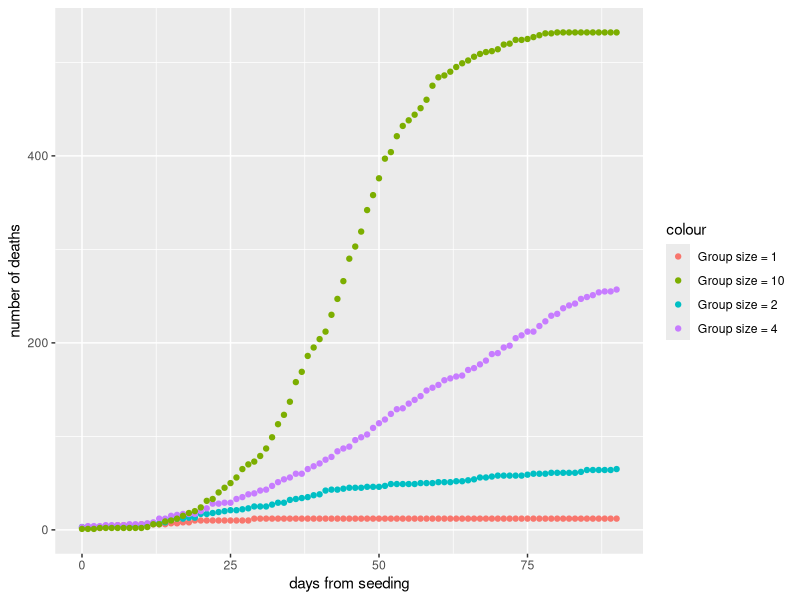

Reproduce this figure in R. (Note: this script raises an error after producing the figure.)
#######
#covid simulation model JAM April 2020

#open required libraries
library(data.table)
library(tidyverse)
library(gridExtra)

#to prevent timezone error messages
options(tz = "Europe/London")
Sys.setenv(TZ="Europe/London")

'%ni%' <- Negate('%in%')  # define 'not in' func
options(scipen=999)  # prevents printing scientific notations.


#function to take median (test_med) and nth quantile (default = 0.95) (test_quant) and return sd parameter for lognormal distribution
sdlog <- function(test_med, test_quant, nth = 0.95)
{result<-((sqrt(2)*(qnorm(nth))/sqrt(2))^-1)*log(test_quant/test_med)
return(result)}

#function to calculate mean of lognormal distribution from meanlog and sdlog
test_mean <- function(x,y) exp(x+(y^2/2))

#function to make new cases
make_cases <- function(incm, inc95, infm, inf95, ncases = 1, asy = 0.179, mort = 0.0066){
  incubation <- round(rlnorm(ncases, log(incm), sdlog(incm, inc95)),0)
  infective <- round(rlnorm(ncases, log(infm), sdlog(infm, inf95)),0)
  asymptomatic <- runif(ncases) < asy
  died <- runif(ncases) < mort
  result <- data.table(incubation, infective, asymptomatic, died)
  return(result)
}
#function to simulate population and calculate SEIR results
simulate_population <- function(pop_size = 100000,   #population size
                                inc_med = 4, inc_95 = 7, #incubation period, median and 95th centile
                                inf_med = 5, inf_95 = 10,  #infectious period, median and 95th centile
                                asymp = 0.179,  #proportion asymptomatic
                                ifr = 0.0066,  #IFR
                                r0 = 2.5,  #R0
                                r0_psup = 1.5,  #R0 with partial suppression (e.g. key workers)
                                r0_sup = 0.5,  #R0_suppressed
                                r0_group = 3,  #R0 within groups
                                gr_size = 4,  #set group size
                                prop_sup = 0.9,  #proportion of population fully suppressing
                                prop_psup = 0.1,  #proportion of partially suppressing
                                last_day = 90,  # how many days to simulate
                                seed_numb = 1000  #starting population (seeding)
                                )
{
  #generate populations - all, unsupressed, partially supressed
  if((prop_psup+prop_sup)>1){
    stop("proportion supressed and partially suppressed must be <= 1")
  }
  all_pop <- 1:pop_size
  psup_pop <- sample(all_pop,pop_size*prop_psup)
  unsup_pop <- sample(all_pop[all_pop %ni% psup_pop],(1-(prop_sup+prop_psup))*pop_size)
  sup_pop <- all_pop[all_pop %ni% c(psup_pop,unsup_pop)]
  
  #mean infectious period
  inf_mean <- test_mean(log(inf_med),sdlog(inf_med, inf_95))
  
  #daily infection transmission
  r0_daily <- r0/inf_mean
  
  #daily infection transmission - suppressed group
  r0_daily_psup <- r0_psup/inf_mean
  
  #daily infection transmission - suppressed group
  r0_daily_sup <- r0_sup/inf_mean
  
  #daily infection transmission - within group
  r0_daily_group <- r0_group/inf_mean
  
  #vector of case id's for new cases
  seed_cases <- sample(1:pop_size,seed_numb)
  
  #make data.table of case numbers and initial cases with start day as exponentially distributed prior to day 0 and result of make cases
  cases <- make_cases(inc_med,inc_95,inf_med,inf_95,seed_numb)
  days_into = rexp(seed_numb, 0.1) 
  incubating = days_into < cases$incubation 
  infectious = (days_into >= cases$incubation) & (days_into < (cases$incubation + cases$infective)) 
  rec_or_dead = days_into >= (cases$incubation + cases$infective) 
  id = seed_cases
  cases <- data.table(days_into, incubating, infectious, rec_or_dead, id, cases)
  
  #set up data.table for results of daily simulation
  out_table <- data.table(day_number = 0L,
                          new = sum(cases$days_into==0),
                          cases %>%
                            summarise(n_inc_sup = sum(incubating[id %in% sup_pop]),
                                      n_inc_psup = sum(incubating[id %in% psup_pop]),
                                      n_inc_unsup = sum(incubating[id %in% unsup_pop]),
                                      n_inf_sup = sum(infectious[id %in% sup_pop]),
                                      n_inf_psup = sum(infectious[id %in% psup_pop]),
                                      n_inf_unsup = sum(infectious[id %in% unsup_pop]),
                                      dead_sup = sum(died[id %in% sup_pop] & rec_or_dead[id %in% sup_pop]),
                                      dead_psup = sum(died[id %in% psup_pop] & rec_or_dead[id %in% psup_pop]),
                                      dead_unsup = sum(died[id %in% unsup_pop] & rec_or_dead[id %in% unsup_pop]),
                                      recovered_sup = sum(!died[id %in% sup_pop] & rec_or_dead[id %in% sup_pop]),
                                      recovered_psup = sum(!died[id %in% psup_pop] & rec_or_dead[id %in% psup_pop]),
                                      recovered_unsup = sum(!died[id %in% unsup_pop] & rec_or_dead[id %in% unsup_pop])))
  out_table$currentR0 <- r0
  



  # loop to populate table of outcomes
  for(i in 1:last_day){
    
    # number of new cases infected - in suppressed population
    new_cases_sup <- round(r0_daily_sup * (out_table$n_inf_sup[nrow(out_table)]+out_table$n_inf_unsup[nrow(out_table)]))
    # number of new cases infected - unsupressed
    new_cases_unsup <- round((r0_daily - r0_daily_sup) * out_table$n_inf_unsup[nrow(out_table)])
    
    #identify groups in which there are infectious cases and find population in these groups
    inf_groups <- round(cases$id/gr_size)
    group_pop <- all_pop[round(all_pop/gr_size) %in% inf_groups]
    
    #new cases within groups
    new_cases_grp <- round(r0_daily_group * (out_table$n_inf_sup[nrow(out_table)]+out_table$n_inf_unsup[nrow(out_table)]))
    
    #sample whole population to find additional newly infected cases from suppressed - replace = TRUE to allow that the same person may potentially contact more than one infected person
    added_cases <- sample(all_pop,new_cases_sup, replace = T)
    
    #add sample from unsupressed population
    added_cases <- append(added_cases,sample(unsup_pop,new_cases_unsup, replace = T))
    
    #add sample within groups
    added_cases <- append(added_cases,sample(group_pop,new_cases_grp, replace = T))
    
    #identify groups in which there are infectious cases
    inf_groups <- round(cases$id/gr_size)
    
    #exclude duplicates
    added_cases <- unique(added_cases)
    
    #find cases that are not already infected, dead or recovered
    added_cases <- added_cases[added_cases %ni% cases$id]
    
    #add the new cases with current days since infected (days-into) of 0 and random distribution of incubation period, infective period, mortality and asymptomatic defined by make-cases function
    cases <- rbind(cases,data.table(days_into = rep(0,length(added_cases)), incubating = rep(T,length(added_cases)), infectious = rep(F,length(added_cases)), rec_or_dead = rep(F,length(added_cases)), id = added_cases, make_cases(inc_med,inc_95,inf_med,inf_95,length(added_cases))))
    
    #update days into and current state and summarise result for both suppressed and unsuppressed cases.
    cases <- cases %>% 
      mutate(days_into = days_into+1,
             incubating = days_into < incubation,
             infectious = (days_into >= incubation) & (days_into < (incubation + infective)),
             rec_or_dead = days_into >= (incubation + infective))
    
    
    new_data <- data.table(day_number = i, 
                           new = length(added_cases),
                           cases %>%
                             summarise(n_inc_sup = sum(incubating[id %in% sup_pop]),
                                       n_inc_psup = sum(incubating[id %in% psup_pop]),
                                       n_inc_unsup = sum(incubating[id %in% unsup_pop]),
                                       n_inf_sup = sum(infectious[id %in% sup_pop]),
                                       n_inf_psup = sum(infectious[id %in% psup_pop]),
                                       n_inf_unsup = sum(infectious[id %in% unsup_pop]),
                                       dead_sup = sum(died[id %in% sup_pop] & rec_or_dead[id %in% sup_pop]),
                                       dead_psup = sum(died[id %in% psup_pop] & rec_or_dead[id %in% psup_pop]),
                                       dead_unsup = sum(died[id %in% unsup_pop] & rec_or_dead[id %in% unsup_pop]),
                                       recovered_sup = sum(!died[id %in% sup_pop] & rec_or_dead[id %in% sup_pop]),
                                       recovered_psup = sum(!died[id %in% psup_pop] & rec_or_dead[id %in% psup_pop]),
                                       recovered_unsup = sum(!died[id %in% unsup_pop] & rec_or_dead[id %in% unsup_pop])))
    new_data$currentR0 <- new_data$new*inf_mean/(new_data$n_inf_unsup+new_data$n_inf_psup+new_data$n_inf_sup)
    out_table <- rbind(out_table, new_data)
    }
  return(out_table)
}


ptm <- proc.time() #time process
sim_result1 <- simulate_population(gr_size = 1)
sim_result2 <- simulate_population(gr_size = 2)
sim_result4 <- simulate_population(gr_size = 4)
sim_result10 <- simulate_population(gr_size = 10)
proc.time() - ptm

p1<-ggplot() + 
  geom_point(mapping = aes(x=sim_result1$day_number, y=sim_result1$dead_sup, color = "Group size = 1"))+
  geom_point(mapping = aes(x=sim_result2$day_number, y=sim_result2$dead_sup, color = "Group size = 2"))+
  geom_point(mapping = aes(x=sim_result4$day_number, y=sim_result4$dead_sup, color = "Group size = 4"))+
  geom_point(mapping = aes(x=sim_result10$day_number, y=sim_result10$dead_sup, color = "Group size = 10"))+
  # geom_point(mapping = aes(x=day_number, y=n_inf_sup, color = "Infectious"))+
  # geom_point(mapping = aes(x=day_number, y=new, color = "New cases"))+
  xlab("days from seeding")+
  ylab("number of deaths")
  # ggtitle(paste0("graph with R0 = ",r0," suppressed"))

p2<-ggplot(data=x) + 
  geom_point(mapping = aes(x=day_number, y=recovered_unsup, color = "Recovered"))+
  geom_point(mapping = aes(x=day_number, y=dead_unsup, color = "Deaths"))+
  geom_point(mapping = aes(x=day_number, y=n_inf_unsup, color = "Infectious"))+
  # geom_point(mapping = aes(x=day_number, y=pop_size-pop_size_sup-recovered_unsup-dead_unsup-n_inf_unsup-n_inc_unsup, color = "Susceptible"))+
  xlab("days from seeding")+
  ylab("number of cases")
  # ggtitle(paste0("graph with R0 = ",r0," unsuppressed"))

p3<-ggplot(data=x) + 
  geom_point(mapping = aes(x=day_number, y=recovered_unsup+recovered_sup, color = "Recovered"))+
  geom_point(mapping = aes(x=day_number, y=dead_unsup+dead_sup, color = "Deaths"))+
  geom_point(mapping = aes(x=day_number, y=n_inf_unsup+n_inf_sup, color = "Infectious"))+
  geom_point(mapping = aes(x=day_number, y=new, color = "New cases"))+
  # geom_point(mapping = aes(x=day_number, y=pop_size-recovered_unsup-dead_unsup-n_inf_unsup-n_inc_unsup-recovered_sup-dead_sup-n_inf_sup-n_inc_sup, color = "Susceptible"))+
  xlab("days from seeding")+
  ylab("number of cases")
  # ggtitle(paste0("R0 = ",r0," all"))

grid.arrange(p1,p2,p3, ncol=3,nrow=1)
p4<-p1
p5<-p1
p6 <- p1
grid.arrange(p4,p5,p6,p1, ncol=2,nrow=2)

###########################################################
#run to test that parameters work
#set median and 95th quantile
test_med <- 5
test_quant <- 12

#sample of vector of 1,000,000 with distribution
x <- rlnorm(1000000, log(test_med), sdlog(test_med, test_quant))

#print results
summary(x)
#sample mean
test_mean(log(test_med),sdlog(test_med, test_quant))
#above 95th
sum(x>test_quant)/1000000

rm(list=ls())

make_cases(4,7,7,10,0)

grid.arrange(p1,p2,p3, ncol=3,nrow=1)
